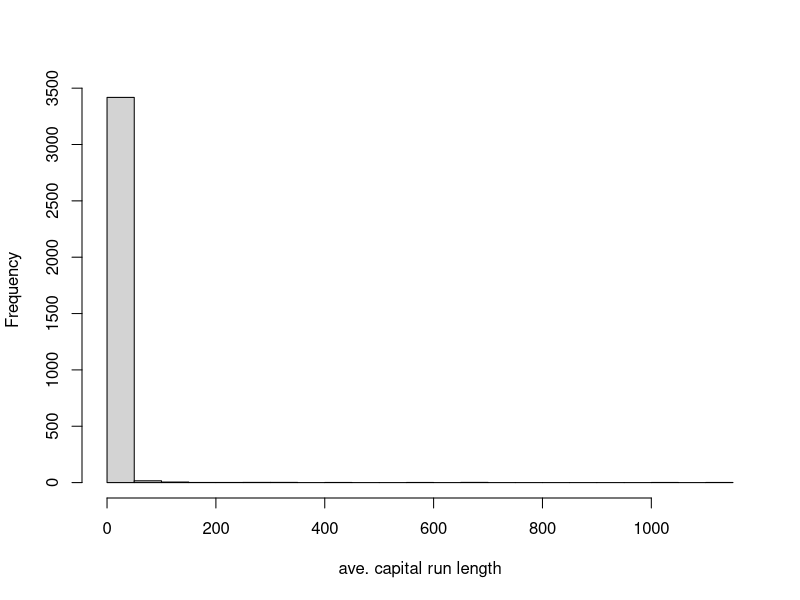
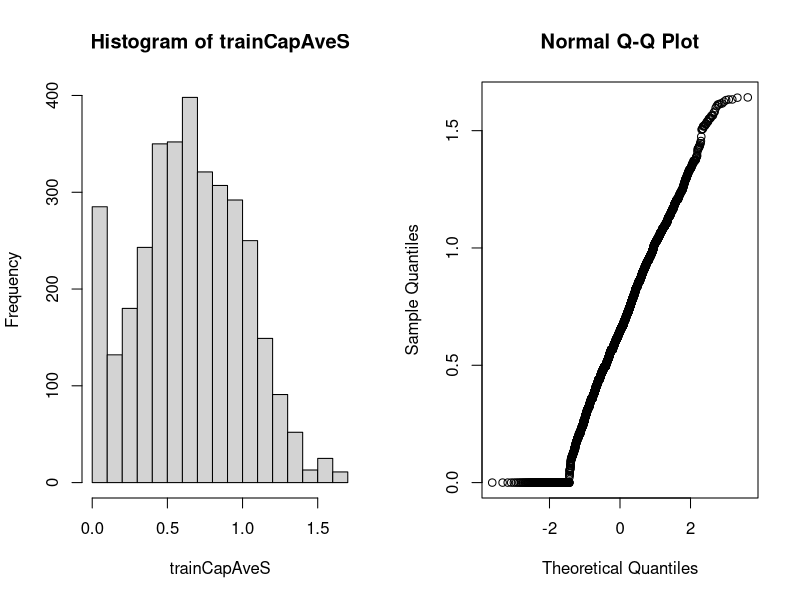

Write the R code that produced these figures, in order.
## ---- chunk 1
# make this an external chunk that can be included in any file
options(width = 100)
knitr::opts_chunk$set(message = F, error = F, warning = F, comment = NA, fig.align = 'center', dpi = 100, tidy = F, cache.path = '.cache/', fig.path = 'fig/')

options(xtable.type = 'html')
knitr::knit_hooks$set(inline = function(x) {
  if(is.numeric(x)) {
    round(x, getOption('digits'))
  } else {
    paste(as.character(x), collapse = ', ')
  }
})
knitr::knit_hooks$set(plot = knitr:::hook_plot_html)
## ---- chunk 2
library(caret); library(kernlab); data(spam)
inTrain <- createDataPartition(y=spam$type,
                              p=0.75, list=FALSE)
training <- spam[inTrain,]
testing <- spam[-inTrain,]
hist(training$capitalAve,main="",xlab="ave. capital run length", breaks = 30)
## ---- chunk 3
mean(training$capitalAve)
sd(training$capitalAve)
## ---- chunk 4
trainCapAve <- training$capitalAve
trainCapAveS <- (trainCapAve  - mean(trainCapAve))/sd(trainCapAve) 
mean(trainCapAveS)
sd(trainCapAveS)
## ---- chunk 5
testCapAve <- testing$capitalAve
testCapAveS <- (testCapAve  - mean(trainCapAve))/sd(trainCapAve) 
mean(testCapAveS)
sd(testCapAveS)
## ---- chunk 6
preObj <- preProcess(training[,-58],method=c("center","scale"))
trainCapAveS <- predict(preObj,training[,-58])$capitalAve
mean(trainCapAveS)
sd(trainCapAveS)
## ---- chunk 7
testCapAveS <- predict(preObj,testing[,-58])$capitalAve
mean(testCapAveS)
sd(testCapAveS)
## ---- chunk 8
set.seed(32343)
modelFit <- train(type ~.,data=training, preProcess=c("center","scale"),method="glm")
modelFit
## ---- chunk 9
preObj <- preProcess(training[,-58],method=c("BoxCox"))
trainCapAveS <- predict(preObj,training[,-58])$capitalAve
par(mfrow=c(1,2)); hist(trainCapAveS); qqnorm(trainCapAveS)
## ---- chunk 10
set.seed(13343)

# Make some values NA
training$capAve <- training$capitalAve
selectNA <- rbinom(dim(training)[1],size=1,prob=0.05)==1
training$capAve[selectNA] <- NA

# Impute and standardize
preObj <- preProcess(training[,-58],method="knnImpute")
capAve <- predict(preObj,training[,-58])$capAve

# Standardize true values
capAveTruth <- training$capitalAve
capAveTruth <- (capAveTruth-mean(capAveTruth))/sd(capAveTruth)
## ---- chunk 11
quantile(capAve - capAveTruth)
quantile((capAve - capAveTruth)[selectNA])
quantile((capAve - capAveTruth)[!selectNA])
